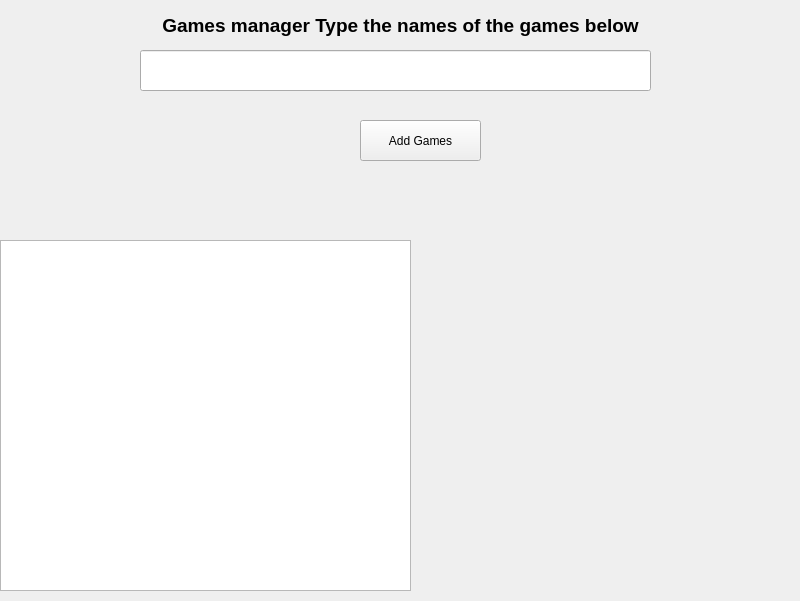
<?xml version="1.0" encoding="UTF-8"?>
<ui version="4.0">
 <class>MainWindow</class>
 <widget class="QMainWindow" name="MainWindow">
  <property name="geometry">
   <rect>
    <x>0</x>
    <y>0</y>
    <width>800</width>
    <height>601</height>
   </rect>
  </property>
  <property name="windowTitle">
   <string>MainWindow</string>
  </property>
  <widget class="QWidget" name="centralwidget">
   <widget class="QLineEdit" name="gmsname">
    <property name="geometry">
     <rect>
      <x>140</x>
      <y>50</y>
      <width>511</width>
      <height>41</height>
     </rect>
    </property>
    <property name="font">
     <font>
      <family>Myanmar Text</family>
      <pointsize>14</pointsize>
     </font>
    </property>
   </widget>
   <widget class="QPushButton" name="addgame">
    <property name="geometry">
     <rect>
      <x>360</x>
      <y>120</y>
      <width>121</width>
      <height>41</height>
     </rect>
    </property>
    <property name="text">
     <string>Add Games</string>
    </property>
   </widget>
   <widget class="QLabel" name="header">
    <property name="geometry">
     <rect>
      <x>0</x>
      <y>10</y>
      <width>801</width>
      <height>31</height>
     </rect>
    </property>
    <property name="font">
     <font>
      <pointsize>14</pointsize>
      <weight>75</weight>
      <bold>true</bold>
     </font>
    </property>
    <property name="text">
     <string>Games manager Type the names of the games below</string>
    </property>
    <property name="alignment">
     <set>Qt::AlignCenter</set>
    </property>
   </widget>
   <widget class="QListWidget" name="listofgames">
    <property name="geometry">
     <rect>
      <x>0</x>
      <y>240</y>
      <width>411</width>
      <height>351</height>
     </rect>
    </property>
   </widget>
   <widget class="QLabel" name="games">
    <property name="geometry">
     <rect>
      <x>0</x>
      <y>190</y>
      <width>801</width>
      <height>31</height>
     </rect>
    </property>
    <property name="font">
     <font>
      <pointsize>14</pointsize>
      <weight>75</weight>
      <bold>true</bold>
     </font>
    </property>
    <property name="text">
     <string/>
    </property>
    <property name="alignment">
     <set>Qt::AlignCenter</set>
    </property>
   </widget>
  </widget>
 </widget>
 <resources/>
 <connections/>
</ui>
